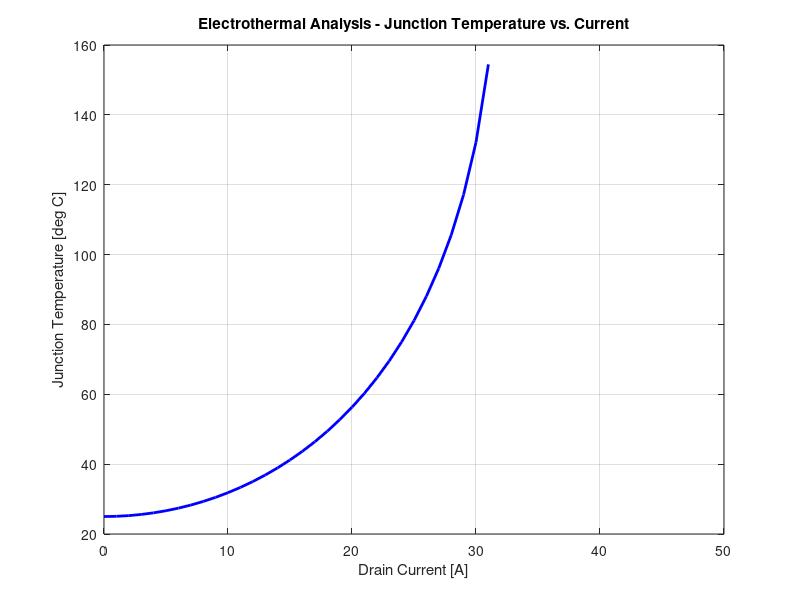

Reproduce this figure in MATLAB. (Note: this script raises an error after producing the figure.)

%% Automotive MOSFET - Electrothermal Analysis
% Device: Infineon IAUC100N08S5N034
% Simplified steady-state electrothermal model

clear; clc; close all;

%% 1. Parameters

T_ambient = 25;       % Ambient temperature [deg C]
R_thJA = 23.5;        % Junction-to-ambient resistance [K/W]
I_D = 10;             % Drain current [A]

R_ref = 2.8e-3;       % Typical R_DS(on) at 25 deg C [Ohm]
T_ref = 25;           % Reference temperature [deg C]
alpha = 0.005550;     % Fitted exponential coefficient [1/K]

T_min = -40;          % Lower model temperature limit [deg C]
T_limit = 175;        % Upper model temperature limit [deg C]

tolerance = 1e-6;
max_iterations = 100;

%% 2. Single-Current Electrothermal Calculation

T_j = T_ambient;
converged_single = false;

for k = 1:max_iterations

    % Temperature-dependent on-state resistance
    R_DS = R_ref * (1 + alpha)^(T_j - T_ref);

    % Conduction power loss
    P_cond = I_D^2 * R_DS;

    % Updated junction temperature
    T_new = T_ambient + P_cond * R_thJA;

    % Check model temperature range
    if ~isfinite(T_new) || T_new < T_min || T_new > T_limit
        break;
    end

    % Check convergence
    if abs(T_new - T_j) < tolerance
        T_j = T_new;
        converged_single = true;
        break;
    end

    T_j = T_new;
end

%% 3. Single-Current Results

fprintf('\n--- Electrothermal Results ---\n');
fprintf('Drain Current: %.1f A\n', I_D);
fprintf('Iterations: %d\n', k);

if converged_single

    % Recalculate resistance and power at final temperature
    R_DS = R_ref * (1 + alpha)^(T_j - T_ref);
    P_cond = I_D^2 * R_DS;

    fprintf('Junction Temperature: %.2f deg C\n', T_j);
    fprintf('Conduction Loss: %.4f W\n', P_cond);

else
    fprintf('No valid converged solution found.\n');
end

%% 4. Current Sweep - Electrothermal Analysis

I_values = 0:1:50;

T_results = NaN(size(I_values));
P_results = NaN(size(I_values));

for n = 1:length(I_values)

    I = I_values(n);
    T = T_ambient;
    converged = false;

    for k = 1:max_iterations

        % Calculate resistance at current temperature
        R = R_ref * (1 + alpha)^(T - T_ref);

        % Calculate conduction loss
        P = I^2 * R;

        % Calculate new junction temperature
        T_new = T_ambient + P * R_thJA;

        % Stop outside model range
        if ~isfinite(T_new) || T_new < T_min || T_new > T_limit
            break;
        end

        % Check convergence
        if abs(T_new - T) < tolerance
            T = T_new;
            converged = true;
            break;
        end

        T = T_new;
    end

    % Store only valid converged results
    if converged
        T_results(n) = T;

        R_final = R_ref * (1 + alpha)^(T - T_ref);
        P_results(n) = I^2 * R_final;
    end
end

%% 5. Plot Junction Temperature vs. Current

fig1 = figure;

plot(I_values, T_results, 'b-', 'LineWidth', 2);

grid on;

xlabel('Drain Current [A]');
ylabel('Junction Temperature [deg C]');

title('Electrothermal Analysis - Junction Temperature vs. Current');

yline(T_limit, 'r--', ...
    'Model Range Limit (175 deg C)');

exportgraphics(fig1, ...
    'mosfet_electrothermal_temperature.png', ...
    'Resolution', 300);

%% 6. Plot Conduction Loss vs. Current

fig2 = figure;

plot(I_values, P_results, 'r-', 'LineWidth', 2);

grid on;

xlabel('Drain Current [A]');
ylabel('Conduction Power Loss [W]');

title('Electrothermal Analysis - Conduction Loss vs. Current');

exportgraphics(fig2, ...
    'mosfet_electrothermal_power_loss.png', ...
    'Resolution', 300);

%% 7. Simulation Summary

valid_indices = find(~isnan(T_results));

fprintf('\n--- Current Sweep Summary ---\n');

if ~isempty(valid_indices)

    last_index = valid_indices(end);

    fprintf('Highest simulated current with a valid result: %.1f A\n', ...
        I_values(last_index));

    fprintf('Corresponding junction temperature: %.2f deg C\n', ...
        T_results(last_index));

    fprintf('Corresponding conduction loss: %.4f W\n', ...
        P_results(last_index));

else
    fprintf('No valid converged results found.\n');
end

fprintf('\nNote: These results are model predictions,\n');
fprintf('not manufacturer-rated safe operating limits.\n');
